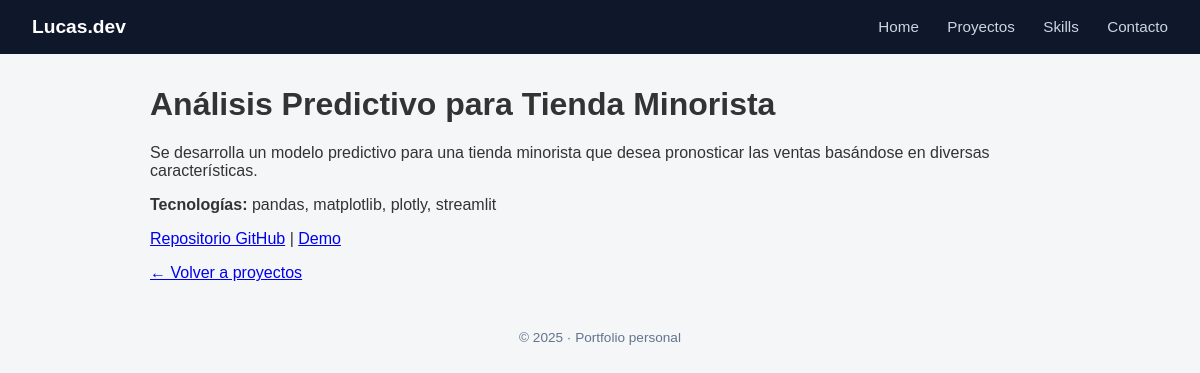
/projects/1/, run on the app's committed database.
### projects/models.py (models this page shows, shortened)
class Project(models.Model):
    title = models.CharField(max_length=100)
    description = models.TextField()
    tech_stack = models.CharField(max_length=200)
    github_url = models.URLField()
    demo_url = models.URLField(blank=True)
    created_at = models.DateField()

### projects/views.py (the view)
# urls.py: path('<int:pk>/', project_detail, name='project_detail'),
def project_detail(request, pk):
    project = get_object_or_404(Project, pk=pk)
    return render(request, 'projects/project_detail.html', {
        'project': project
    })

### projects/templates/projects/project_detail.html
{% extends "base.html" %}
{% block content %}
<h1>{{ project.title }}</h1>
<p>{{ project.description }}</p>
<p><strong>Tecnologías:</strong> {{ project.tech_stack }}</p>
<p>
    <a href="{{ project.github_url }}" target="_blank">Repositorio GitHub</a>
    {% if project.demo_url %}
        | <a href="{{ project.demo_url }}" target="_blank">Demo</a>
    {% endif %}
</p>
<a href="{% url 'project_list' %}">← Volver a proyectos</a>
{% endblock %}

### templates/base.html (style rules this page uses)
body { margin: 0; font-family: Arial, Helvetica, sans-serif; background-color: #f4f6f8; color: #333; }

### data on the page
Project: title "Análisis Predictivo para Tienda Minorista", description "Se desarrolla un modelo predictivo para una tienda minorista que desea pronosticar las ventas basándose en diversas características.", tech_stack "pandas, matplotlib, plotly, streamlit"
